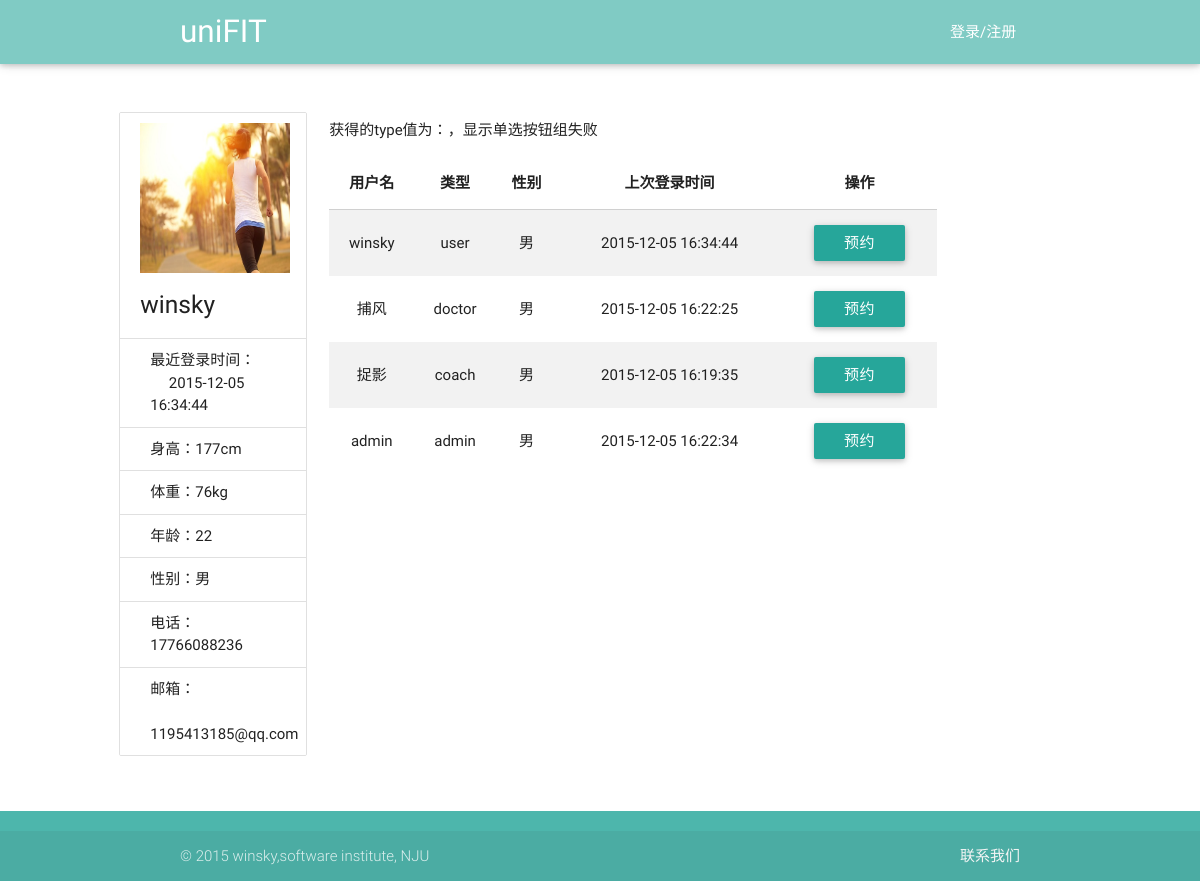
Page /view/reserve.php?userName=winsky on the committed database.
### tables this page shows
CREATE TABLE user(id integer primary key,userName varchar(40),password int, type varchar(20) ,age int,sex varchar(20),height int,weight int,telephone varchar(40), email varchar(40),lastLoadTime date default '—');

### service/UserService.php (called while the page is built, shortened)
<?php
require_once('../utils/SqliteHelper.php');
require_once('../model/User.php');
class UserService {
    var $db_user_base_info = "user";
    var $DB = null;
    public function __construct() {
        $this->DB = new SqliteHelper('../data.db');
    }
    public function getUserList($type) {
        if ($type === 'doctor-coach') {
            $sql = "select * from " . $this->db_user_base_info . " where type ='doctor' or type='coach'";
        } else if ($type != "user" && $type != "admin" && $type != "doctor" && $type != "coach") {
            $sql = "select * from " . $this->db_user_base_info;
        } else {
            $sql = "select * from " . $this->db_user_base_info . " where type ='" . $type . "'";
        }
        return $this->DB->getList($sql);
    }
    public function getUserByName($userName) {
        $sql = "select * from " . $this->db_user_base_info . " where userName='" . $userName . "' limit 1";
        $result = $this->DB->getList($sql);
        if (sizeof($result) > 0) {
            $rt = $result[0];
            $password = $rt["password"];
            $type = $rt["type"];
            $age = $rt["age"];
            $sex = $rt["sex"];
            $height = $rt["height"];
            $weight = $rt["weight"];
            $telephone = $rt["telephone"];
            $email = $rt["email"];
            $lastLoadTime = $rt["lastLoadTime"];
            $user = new User($userName, $age, $sex, $type, $password, $height, $weight, $email, $telephone);
            $user->setLastLoadTime($lastLoadTime);
        }
        return $user;
    }
}

### utils/SqliteHelper.php (called while the page is built, shortened)
<?php
class SqliteHelper {
    function __construct($file) {
        try {
            $this->conn = new PDO('sqlite:' . $file);
        } catch (PDOException $e) {
            try {
                $this->conn = new PDO('sqlite2:' . $file);
            } catch (PDOException $e) {
                exit('error!');
            }
        }
    }
    function __destruct() {
        $this->conn = null;
    }
    function query($sql) {
        return $this->conn->query($sql);
    }
    function getList($sql) {
        $recordList = array();
        foreach ($this->RecordArray($sql) as $rstmp) {
            $recordList[] = $rstmp;
        }
        return $recordList;
    }
    function RecordArray($sql) {
        return $this->query($sql)->fetchAll();
    }
}

### model/User.php (called while the page is built, shortened)
<?php
class User {
    private $telephone = "";
    private $email = "";
    private $age = "";
    private $sex = "";
    private $height = "";
    private $weight = "";
    private $lastLoadTime="";
    public function __construct($userName, $age, $sex, $type, $password, $height, $weight, $email, $telephone) {
        $this->telephone = $telephone;
        $this->email = $email;
        $this->age = $age;
        $this->sex = $sex;
        $this->height = $height;
        $this->weight = $weight;
    }
    public function getTelephone() {
        return $this->telephone;
    }
    public function getEmail() {
        return $this->email;
    }
    public function getAge() {
        return $this->age;
    }
    public function getSex() {
        return $this->sex;
    }
    public function getHeight() {
        return $this->height;
    }
    public function getWeight() {
        return $this->weight;
    }
    public function getLastLoadTime() {
        return $this->lastLoadTime;
    }
    public function setLastLoadTime($lastLoadTime) {
        $this->lastLoadTime = $lastLoadTime;
    }
}

### view/reserve.php (the view, shortened to what this page needs)
<!DOCTYPE html>
<html lang="en">
<head>
    <link href="../css/material_icons.css" rel="stylesheet" media="screen,projection">
    <link href="../css/materialize.css" type="text/css" rel="stylesheet" media="screen,projection"/>
    <link href="../css/style.css" type="text/css" rel="stylesheet" media="screen,projection"/>
</head>
<body onload="write_header();write_footer();">
<header></header>
<div class="container main row">
    <div class="col s12 l3">
        <ul class="collection with-header">
            <li class="collection-header">
                <img src="../images/back1.jpg" width="150px" height="150px">
                <?php
                $userName = $_GET["userName"];
                require_once("../service/UserService.php");
                $userService = new UserService();
                $user = $userService->getUserByName($userName);
                $lastLoadTime = $user->getLastLoadTime();
                $height = $user->getHeight() . "cm";
                $weight = $user->getWeight() . "kg";
                $age = $user->getAge();
                $sex = $user->getSex();
                $telephone = $user->getTelephone();
                $email = $user->getEmail();
                ?>
                <h5 id="userName"><?php echo $userName; ?></h5>
            </li>
            <p class="collection-item">最近登录时间：<br> &nbsp;&nbsp;&nbsp;&nbsp; <?php echo $lastLoadTime ?></p>
            <p class="collection-item">身高：<?php echo $height ?></p>
            <p class="collection-item">体重：<?php echo $weight ?></p>
            <p class="collection-item">年龄：<?php echo $age ?></p>
            <p class="collection-item">性别：<?php echo $sex ?></p>
            <p class="collection-item">电话：<?php echo $telephone ?></p>
            <p class="collection-item">邮箱： <br> &nbsp; <?php echo $email ?></p>
        </ul>
    </div>
    <div class="col s12 l9">
        <?php
        $type = $_GET["type"];
        ?>
        <div class="userType">
            <ul style="list-style:none;" onchange="chooseType()">
                <?php
                if ($type == "doctor-coach") {
                    echo '
                    <li style="float: left;margin-left: 110px;">
                        <input class="with-gap" name="types" type="radio" id="doctor-coach" value="doctor-coach" checked/>
                        <label for="doctor-coach">全部</label>
                    </li>
                    <li style="float: left;margin-left: 110px;">
                        <input class="with-gap" name="types" type="radio" id="doctor" value="doctor"/>
                        <label for="doctor">医生</label>
                    </li>
                    <li style="float: left;margin-left: 110px;">
                        <input class="with-gap" name="types" type="radio" id="coach" value="coach" />
                        <label for="coach">教练</label>
                    </li>
                ';
                } else {
                    echo "获得的type值为：", $type, "，显示单选按钮组失败";
                }
                ?>
            </ul>
        </div>
        <div>
            <table class="striped centered responsive-table">
                <thead>
                <tr>
                    <th data-field="userName">用户名</th>
                    <th data-field="type">类型</th>
                    <th data-field="sex">性别</th>
                    <th data-field="lastLoadTime">上次登录时间</th>
                    <th data-field="action">操作</th>
                </tr>
                </thead>
                <tbody>
                <?php
                require_once("../service/UserService.php");
                $user = new UserService();
                $result = $user->getUserList($type);
                foreach ($result as $row) {
                    $userName = $row['userName'];
                    $userType = $row['type'];
                    $sex = $row['sex'];
                    $lastLoadTime = $row['lastLoadTime'];
                    ?>
                    <tr>
                        <td onclick='showDetail(this)'><?php echo $userName; ?></td>
                        <td onclick='showDetail(this)'><?php echo $userType; ?></td>
                        <td onclick='showDetail(this)'><?php echo $sex; ?></td>
                        <td onclick='showDetail(this)'><?php echo $lastLoadTime; ?></td>
                        <td>
                            <button class="btn" onclick="reverse(this);">预约</button>
                        </td>
                    </tr>
                    <?php
                }
                ?>
                </tbody>
            </table>
        </div>
    </div>
</div>
<div id="footer"></div>
</body>
</html>

### view/reserve.php (style rules this page uses)
.row { margin-left: 9%; margin-right: 9%; }
.main { margin-top: 40px; }

### rows in the picture
user: lastLoadTime "2015-12-05 16:34:44", height "177cm", weight "76kg", age "22", sex "男", telephone "17766088236", email "1195413185@qq.com", userName "winsky", type "user"
user: userName "捕风", type "doctor", sex "男", lastLoadTime "2015-12-05 16:22:25"
user: userName "捉影", type "coach", sex "男", lastLoadTime "2015-12-05 16:19:35"
user: userName "admin", type "admin", sex "男", lastLoadTime "2015-12-05 16:22:34"

### other values in the picture
$userName "winsky"
